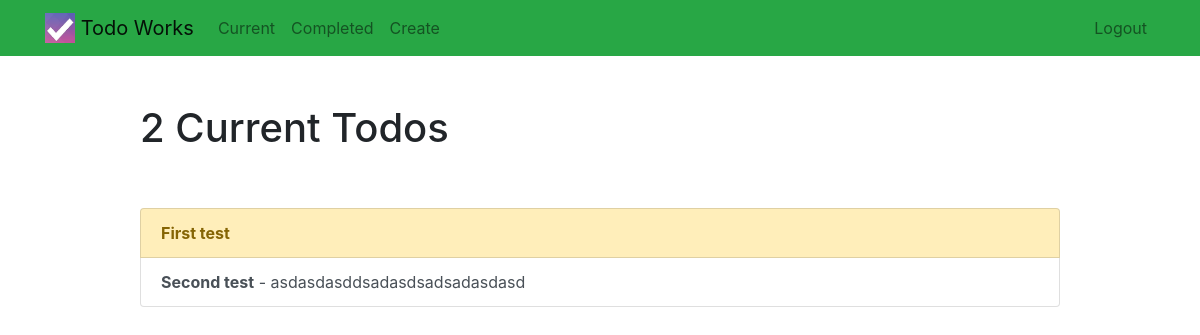
/current/ (signed in), run on an earlier commit of the app's database.
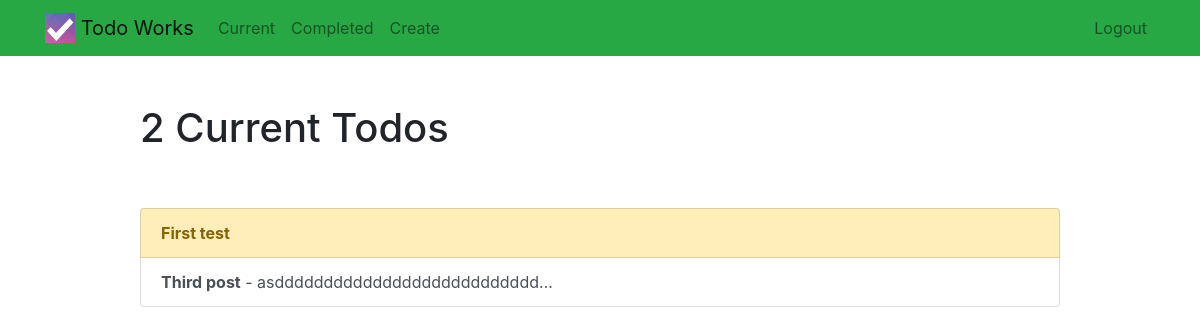
And on a later commit of the database.
### todo/models.py (models this page shows, shortened)
class Todo(models.Model):
    title = models.CharField(max_length=100)
    memo = models.TextField(blank=True)
    created = models.DateTimeField(auto_now_add=True)
    datecompleted = models.DateTimeField(null=True, blank=True)
    important = models.BooleanField(default=False)
    user = models.ForeignKey(User, on_delete=models.CASCADE)

### todo/views.py (the view)
# urls.py: path('current/', views.currenttodos, name='currenttodos'),
@login_required
def currenttodos(request):
    todos = Todo.objects.filter(user=request.user, datecompleted__isnull=True)
    return render(request, 'todo/currenttodos.html', {'todos':todos})

### todo/templates/todo/currenttodos.html
{% extends "todo/base.html" %}
{% block content %}
    <div class="row justify-content-center mt-5">
        <div class="col-md-10">
            {% if todos %}
                 <h1>{{ todos.count }} Current Todo{{ todos.count|pluralize }}</h1>
            {% else %}
                           <h1>Current Todos</h1>
            {% endif %}
        </div>
    </div>
    <div class="row justify-content-center mt-5">
        <div class="col-md-10">
        {% if todos %}
            <div class="list-group">
                {% for todo in todos %}
                    <a href="{% url 'viewtodo' todo.id %}" class="list-group-item list-group-item-action{% if todo.important %} list-group-item-warning{% endif %}"><b>{{ todo.title }}</b>{% if todo.memo %} - {{ todo.memo|truncatechars:30 }}{% endif %}</a>
                {% endfor %}
            </div>
        {% else %}
            <div class="text-center">
                <h2>Looks like you don't have any todos!</h2>
            <br>
            <a role="button" class="btn btn-primary" href="{% url 'createtodo' %}">New Todo</a>
            </div>
        {% endif %}
        </div>
    </div>
{% endblock %}

What changed in the data, as far as the page shows it:
no longer on this page (row edited): Todo: title "Second test", memo "asdasdasddsadasdsadsadasdasd"
added Todo: title "Third post", memo "asddddddddddddddddddddddddddd…"
